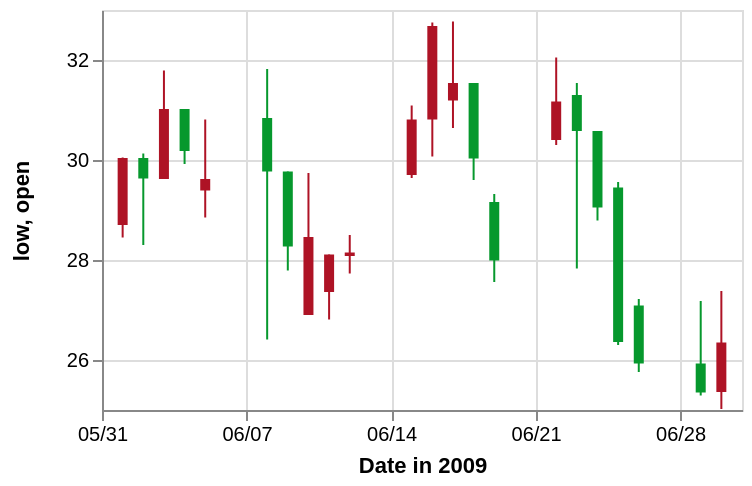

Here is the Vega-Lite specification saved for this chart:
### Vega specification from a JSON file in a GitHub repository (floating-point values rounded to 4 significant figures)
{"$schema": "https://vega.github.io/schema/vega/v3.0.json", "description": "A candlestick chart inspired from Protovis(http://mbostock.github.io/protovis/ex/candlestick.html)", "autosize": "pad", "padding": 5, "width": 320, "height": 200, "style": "cell", "data": [{"name": "source_0", "values": [{"date": "01-Jun-2009", "open": 28.7, "high": 30.05, "low": 28.45, "close": 30.04, "signal": "short", "ret": -4.894}, {"date": "02-Jun-2009", "open": 30.04, "high": 30.13, "low": 28.3, "close": 29.63, "signal": "short", "ret": -0.3226}, {"date": "03-Jun-2009", "open": 29.62, "high": 31.79, "low": 29.62, "close": 31.02, "signal": "short", "ret": 3.687}, {"date": "04-Jun-2009", "open": 31.02, "high": 31.02, "low": 29.92, "close": 30.18, "signal": "short", "ret": 4.51}, {"date": "05-Jun-2009", "open": 29.39, "high": 30.81, "low": 28.85, "close": 29.62, "signal": "short", "ret": 6.084}, {"date": "08-Jun-2009", "open": 30.84, "high": 31.82, "low": 26.41, "close": 29.77, "signal": "short", "ret": 1.254}, {"date": "09-Jun-2009", "open": 29.77, "high": 29.77, "low": 27.79, "close": 28.27, "signal": "short", "ret": -5.024}, {"date": "10-Jun-2009", "open": 26.9, "high": 29.74, "low": 26.9, "close": 28.46, "signal": "short", "ret": -5.466}, {"date": "11-Jun-2009", "open": 27.36, "high": 28.11, "low": 26.81, "close": 28.11, "signal": "short", "ret": -8.374}, {"date": "12-Jun-2009", "open": 28.08, "high": 28.5, "low": 27.73, "close": 28.15, "signal": "short", "ret": -5.528}, {"date": "15-Jun-2009", "open": 29.7, "high": 31.09, "low": 29.64, "close": 30.81, "signal": "long", "ret": 3.492}, {"date": "16-Jun-2009", "open": 30.81, "high": 32.75, "low": 30.07, "close": 32.68, "signal": "short", "ret": 0.155}, {"date": "17-Jun-2009", "open": 31.19, "high": 32.77, "low": 30.64, "close": 31.54, "signal": "short", "ret": 5.828}, {"date": "18-Jun-2009", "open": 31.54, "high": 31.54, "low": 29.6, "close": 30.03, "signal": "short", "ret": 8.176}, {"date": "19-Jun-2009", "open": 29.16, "high": 29.32, "low": 27.56, "close": 27.99, "signal": "short", "ret": 8.599}, {"date": "22-Jun-2009", "open": 30.4, "high": 32.05, "low": 30.3, "close": 31.17, "signal": "short", "ret": 15.49}, {"date": "23-Jun-2009", "open": 31.3, "high": 31.54, "low": 27.83, "close": 30.58, "signal": "short", "ret": 11.74}, {"date": "24-Jun-2009", "open": 30.58, "high": 30.58, "low": 28.79, "close": 29.05, "signal": "long", "ret": -10.42}, {"date": "25-Jun-2009", "open": 29.45, "high": 29.56, "low": 26.3, "close": 26.36, "signal": "long", "ret": 0}, {"date": "26-Jun-2009", "open": 27.09, "high": 27.22, "low": 25.76, "close": 25.93, "signal": "long", "ret": 0}, {"date": "29-Jun-2009", "open": 25.93, "high": 27.18, "low": 25.29, "close": 25.35, "signal": "long", "ret": 5.263}, {"date": "30-Jun-2009", "open": 25.36, "high": 27.38, "low": 25.02, "close": 26.35, "signal": "long", "ret": 6.738}]}, {"name": "data_0", "source": "source_0", "transform": [{"type": "formula", "expr": "datum.open > datum.close", "as": "isIncrease"}]}, {"name": "data_1", "source": "data_0", "transform": [{"type": "formula", "expr": "toDate(datum[\"date\"])", "as": "date"}, {"type": "formula", "expr": "toNumber(datum[\"low\"])", "as": "low"}, {"type": "formula", "expr": "toNumber(datum[\"high\"])", "as": "high"}, {"type": "formula", "as": "yearmonthdate_date", "expr": "datetime(year(datum[\"date\"]), month(datum[\"date\"]), date(datum[\"date\"]), 0, 0, 0, 0)"}, {"type": "filter", "expr": "datum[\"yearmonthdate_date\"] !== null && !isNaN(datum[\"yearmonthdate_date\"]) && datum[\"low\"] !== null && !isNaN(datum[\"low\"])"}]}, {"name": "data_2", "source": "data_0", "transform": [{"type": "formula", "expr": "toDate(datum[\"date\"])", "as": "date"}, {"type": "formula", "expr": "toNumber(datum[\"open\"])", "as": "open"}, {"type": "formula", "expr": "toNumber(datum[\"close\"])", "as": "close"}, {"type": "formula", "as": "yearmonthdate_date", "expr": "datetime(year(datum[\"date\"]), month(datum[\"date\"]), date(datum[\"date\"]), 0, 0, 0, 0)"}, {"type": "filter", "expr": "datum[\"yearmonthdate_date\"] !== null && !isNaN(datum[\"yearmonthdate_date\"]) && datum[\"open\"] !== null && !isNaN(datum[\"open\"])"}]}], "marks": [{"name": "layer_0_marks", "type": "rule", "style": ["rule"], "from": {"data": "data_1"}, "encode": {"update": {"x": {"scale": "x", "field": "yearmonthdate_date"}, "y": {"scale": "y", "field": "low"}, "y2": {"scale": "y", "field": "high"}, "stroke": {"scale": "color", "field": "isIncrease"}}}}, {"name": "layer_1_marks", "type": "rect", "style": ["bar"], "from": {"data": "data_2"}, "encode": {"update": {"xc": {"scale": "x", "field": "yearmonthdate_date"}, "width": {"value": 5}, "y": {"scale": "y", "field": "open"}, "y2": {"scale": "y", "field": "close"}, "fill": {"scale": "color", "field": "isIncrease"}}}}], "scales": [{"name": "x", "type": "time", "domain": {"fields": [{"signal": "{data: datetime(2009, 4, 31, 0, 0, 0, 0)}"}, {"signal": "{data: datetime(2009, 6, 1, 0, 0, 0, 0)}"}, {"data": "data_2", "field": "yearmonthdate_date"}], "sort": true}, "range": [0, {"signal": "width"}]}, {"name": "y", "type": "linear", "domain": {"fields": [{"data": "data_1", "field": "low"}, {"data": "data_1", "field": "high"}, {"data": "data_2", "field": "open"}, {"data": "data_2", "field": "close"}], "sort": true}, "range": [{"signal": "height"}, 0], "zero": false, "nice": true}, {"name": "color", "type": "ordinal", "domain": {"fields": [{"data": "data_1", "field": "isIncrease"}, {"data": "data_2", "field": "isIncrease"}], "sort": true}, "range": ["#ae1325", "#06982d"]}], "axes": [{"title": "Date in 2009", "scale": "x", "orient": "bottom", "labelOverlap": true, "tickCount": {"signal": "ceil(width/40)"}, "zindex": 1, "encode": {"labels": {"update": {"text": {"signal": "timeFormat(datum.value, '%m/%d')"}}}}}, {"scale": "x", "orient": "bottom", "domain": false, "grid": true, "labels": false, "maxExtent": 0, "minExtent": 0, "tickCount": {"signal": "ceil(width/40)"}, "ticks": false, "zindex": 0, "gridScale": "y"}, {"scale": "y", "orient": "left", "labelOverlap": true, "tickCount": {"signal": "ceil(height/40)"}, "title": "low, open", "zindex": 1}, {"scale": "y", "orient": "left", "domain": false, "grid": true, "labels": false, "maxExtent": 0, "minExtent": 0, "tickCount": {"signal": "ceil(height/40)"}, "ticks": false, "zindex": 0, "gridScale": "x"}], "config": {"axis": {"titlePadding": 5}, "axisY": {"minExtent": 30}}}
